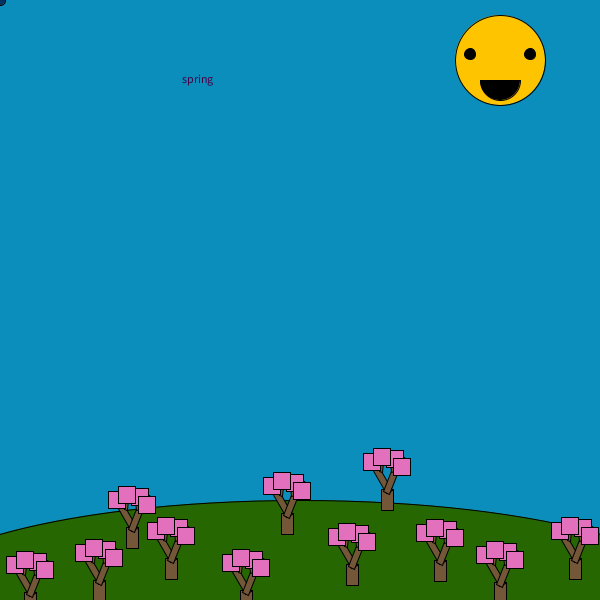
Frame 1 (no input)
Frame 60 (the mouse pressed at the canvas centre just before this capture): identical to frame 1, image omitted
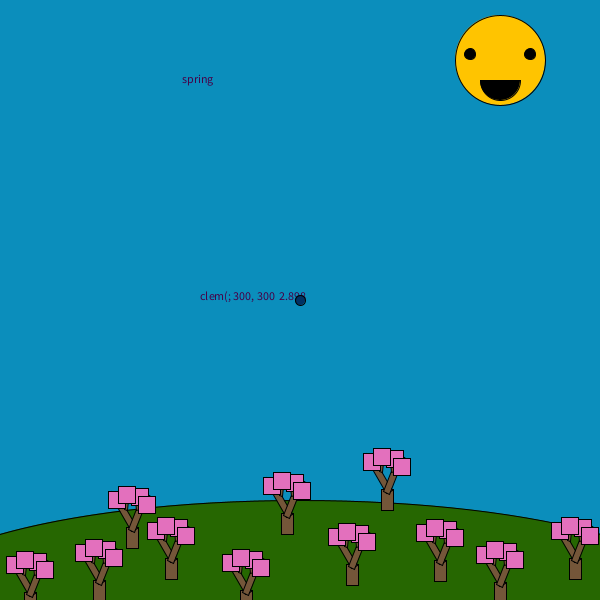
Frame 120 (the mouse held since frame 60 and released just before this capture)

The Processing sketch that drew these frames (run headless with seeded random() and noise(); from frame 60 on, the mouse is pressed at the canvas centre):

// Processing sketch: treemountainplaceofglory
// ── treemountainplaceofglory.pde
// CLEMENTINES 1st PROGRAM
//Tree Mountain place of GLORY
int season=0;
float time=0;
float last_time=0;





void keyPressed()
{
  if (key == '8') {
    season = season+1;
    if (season==4) {
      season=0;
    }
  }
}

void setup() 
{

  // strokeWeight(0); 

  size(600, 600); 
  rectMode(CENTER);
  ellipseMode(CENTER);                    //comments
}                                                //function

void rotrect( float angle, float x, float y, float w, float h )
{
  pushMatrix();
  translate(x, y);
  rotate(-(angle/360)*2*PI);   
  rect(0, 0, w, h);
  popMatrix();
}


void tree(float x, float y)             //parameter
{

  // trunky
  fill(116, 86, 57);
  rect (x, y+ 28, 12, 21);

  //branch2s
  rotrect(30, x-5, y+7, 6, 30);
  rotrect(-22.5, x+5, y+7, 6, 30);


  // mini branch
  rotrect(-40, x+15, y-10, 3, 10);

  // mini branch2
  rotrect(3, x+5, y-10, 3, 20);
  //  -----------------------------
  // mini branch3
  rotrect(40, x-15, y-10, 3, 20);

  // mini branch4
  rotrect(-5, x-5, y-10, 3, 20);



  //leaves

  if (season ==0) {
    fill(227, 112, 189 ); //spring
  } else if (season==1) {
    fill(100, 100, 10 ); // summer
  } else if (season==2) {
    fill(252, 188, 59 ); // fall
  }

  if (season !=3) {
    rect(x-15, y-10, 17, 17);          

    rect(x+8, y-13, 17, 17);          

    rect(x+15, y-5, 17, 17);          

    rect(x-5, y-15, 17, 17);
  }
}



void draw() 
{   

  time=millis()/1000.0;
  //sky
  background(11, 142, 188);


  // hill
  if (season ==3) {
    fill (255, 255, 255);
    } else {
    fill(38, 103, 1 );
  }
  ellipse(300, 600, 800, 200 );


  //sun
  fill(255, 196, 0);
  ellipse(500, 60, 90, 90  );     

  fill(0, 0, 0);
  ellipse(470, 54, 11, 11 );
  ellipse(530, 54, 11, 11);
  arc(500, 80, 40, 40, 0, PI, CHORD);
  //sun rays
  //fill(255,200,0);
  // rect(400,400, 100, 10);

  //spinnie
  //fill(mouseX, mouseY,128 );
  //rotrect(mouseX, 400,400, 100, 10);



  // ........trees.......                          


  tree(171, 541);





  tree(132, 510);


  tree(246, 573);


  tree(352, 547);

  tree(387, 472);

  tree(287, 496);

  tree(440, 543);

  tree(575, 541);

  tree(30, 575);     

  tree(500, 565);

  tree(99, 563);

  String message = "clem(; "+ mouseX +", "+ mouseY + "  " + time ;
  fill(70, 0, 70);
  text(message, mouseX-100, mouseY);

  // seasons text
  fill(0, 50, 100);
  ellipse(mouseX, mouseY, 10, 10);
  //spring
  if (season ==0) {        
    String spring = "spring" ;
    fill( 70, 0, 70);
    text(spring, 182, 83);
  } //summer
  else if (season ==1) {       
    String summer = "summer" ;
    fill( 70, 0, 70);
    text(summer, 182, 83);
  } //fall
  else if (season ==2) {
    String fall = "fall" ;
    fill( 70, 0, 70);
    text(fall, 182, 83);
  } //winter
  else if (season ==3) {
    String winter = "winter" ;
    fill( 70, 0, 70);
    text(winter, 182, 83);
  }
}
//if (season ==3)
